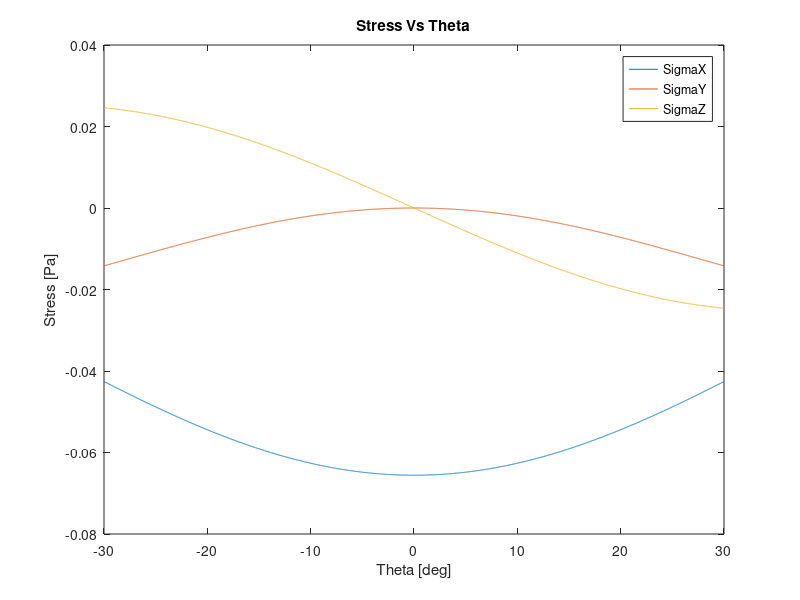

Write the MATLAB code that produced this figure.
clear, clc, close all

theta = -30:0.01:30; %deg
alpha = 15; %deg
P = 1; %N
L = 1; %m

sigmaR = (-P.*(cosd(theta)))./(L.*(alpha +0.5.*sind(2*alpha)));
sigmaT = 0;
tauRT = 0;

sigmaX = sigmaR .* (cosd(theta).^2) + sigmaT .* (sind(theta).^2) - 2.* tauRT .* (cosd(theta).*sind(theta));
sigmaY = sigmaR .* (sind(theta).^2) + sigmaT .* (cosd(theta).^2) + 2.* tauRT .* (cosd(theta).*sind(theta));
tauXY = (sigmaR - sigmaT) .* sind(theta) .* cosd(theta);

plot(theta, sigmaX)
hold on
plot(theta, sigmaY)
plot(theta, tauXY)
hold off
xlabel("Theta [deg]")
ylabel("Stress [Pa]")
title("Stress Vs Theta")
legend("SigmaX", "SigmaY", "SigmaZ")
